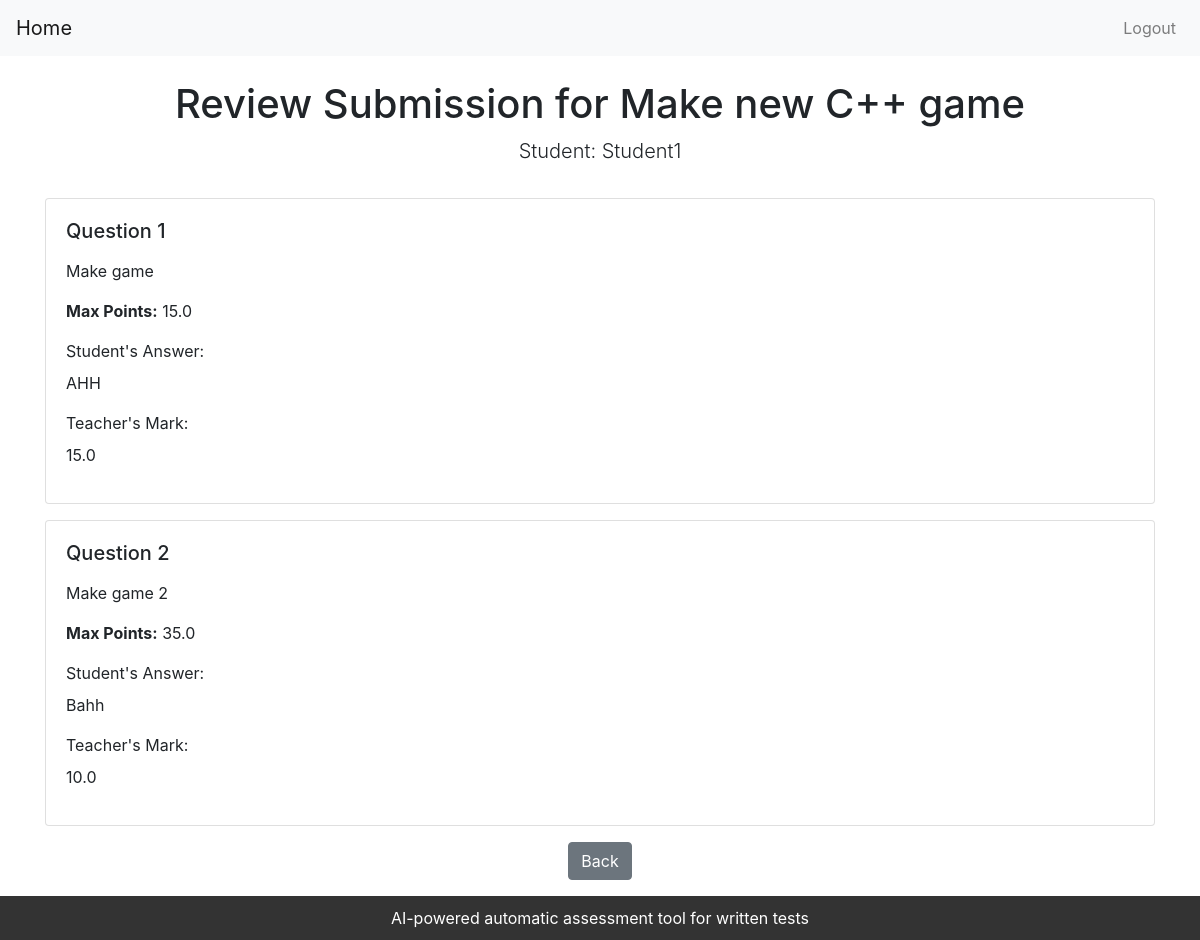
Screenshot of /core/teacher/review_submission/1/2/ (signed in) with the database file from the repository.
### core/models.py (models this page shows, shortened)
class Test(models.Model):
    test_id = models.AutoField(primary_key=True)
    test_title = models.CharField(max_length=50)
    test_description = models.TextField(max_length=1024)
    start_time = models.DateTimeField(default=timezone.now)
    end_time = models.DateTimeField(default=timezone.now)
    duration = models.IntegerField(default=60)
    max_score = models.FloatField(default=100.0)
    subject = models.ForeignKey(Subject, on_delete=models.CASCADE)
    is_open = models.BooleanField(default=False)

class Question(models.Model):
    question_id = models.AutoField(primary_key=True)
    question_text = RichTextField()
    score = models.FloatField()
    max_length = models.IntegerField(default=500)
    test = models.ForeignKey(Test, on_delete=models.CASCADE)

class Submission(models.Model):
    submission_id = models.AutoField(primary_key=True)
    question_answer = models.TextField(max_length=5000, default="None")
    student = models.ForeignKey(Student, on_delete=models.CASCADE)
    question = models.ForeignKey(Question, on_delete=models.CASCADE)

class Mark(models.Model):
    mark_id = models.AutoField(primary_key=True)
    ai_mark = models.FloatField(default=0)
    teacher_mark = models.FloatField(default=0)
    submission = models.ForeignKey(Submission, on_delete=models.CASCADE)
    teacher = models.ForeignKey(Teacher, on_delete=models.CASCADE)

### user/models.py (models this page shows, shortened)
class User(AbstractUser):
    class Role(models.TextChoices):
        ADMIN = "ADMIN", 'Admin'
        STUDENT = "STUDENT", 'Student'
        TEACHER = "TEACHER", 'Teacher'
    base_role = Role.ADMIN
    role = models.CharField(max_length=50, choices=Role.choices)

### core/views.py (the view)
# urls.py: path('teacher/review_submission/<int:test_id>/<int:student_id>/', views.review_submission, name='review_submission'),
@login_required
def review_submission(request, test_id, student_id):
    test = get_object_or_404(Test, pk=test_id)
    student = get_object_or_404(Student, pk=student_id)
    questions = Question.objects.filter(test=test)
    submissions = Submission.objects.filter(student=student, question__in=questions)
    questions_with_submissions = []
    for question in questions:
        submission = next((sub for sub in reversed(submissions) if sub.question.question_id == question.question_id), None)
        mark = Mark.objects.filter(submission=submission).first() if submission else None
        teacher_mark = mark.teacher_mark if mark else None
        print("Question ID:", question.pk, "Submission ID:", submission.pk if submission else None, "Teacher Mark:", teacher_mark)
        questions_with_submissions.append({
            'question': question,
            'submission': submission,
            'teacher_mark': teacher_mark
        })
    context = {
        'test': test,
        'student': student,
        'questions_with_submissions': questions_with_submissions
    }
    return render(request, 'core/review_submission.html', context)

### templates/core/review_submission.html (shortened to what this page needs)
<!DOCTYPE html>
<html lang="en">
<head>
    <link rel="stylesheet" href="https://stackpath.bootstrapcdn.com/bootstrap/4.5.2/css/bootstrap.min.css">
</head>
<body>
    {% include "core/navbar_st.html" %}
    <div class="container mt-4 content">
        <div class="row mb-3">
            <div class="col-md-12 text-center">
                <h1>Review Submission for {{ test.test_title }}</h1>
                <p class="lead">Student: {{ student.username }}</p>
            </div>
        </div>
        <form method="post" action="{% url 'student_dashboard' %}">
            {% for item in questions_with_submissions %}
            <div class="row">
                <div class="col-md-12">
                    <div class="card mb-3">
                        <div class="card-body">
                            <h5 class="card-title">Question {{ forloop.counter }}</h5>
                            <p class="card-text">{{ item.question.question_text|safe }}</p>
                            <p><strong>Max Points:</strong> {{ item.question.score }}</p>
                            <div class="form-group">
                                <label>Student's Answer:</label>
                                {% if item.submission %}
                                    <p>{{ item.submission.question_answer }}</p>
                                {% else %}
                                    <p>No answer submitted</p>
                                {% endif %}
                            </div>
                            <div class="form-group">
                                <label>Teacher's Mark:</label>
                                {% if item.teacher_mark %}
                                    <p>{{ item.teacher_mark }}</p>
                                {% else %}
                                    <p>No mark assigned yet</p>
                                {% endif %}
                            </div>
                        </div>
                    </div>
                </div>
            </div>
            {% endfor %}
            <div class="row">
                <div class="col-md-12 text-center">
                    <button type="submit" class="btn btn-secondary">Back</button>
                </div>
            </div>
        </form>
    </div>
    <footer class="footer">
        AI-powered automatic assessment tool for written tests
    </footer>
</body>
</html>

### templates/core/review_submission.html (style rules this page uses)
.footer { background-color: #333; color: #fff; text-align: center; padding: 10px 0; position: fixed; bottom: 0; width: 100%; z-index: 999; }
.content { margin-bottom: 60px; }

### rows the page displays
Test: test_title "Make new C++ game"
User: username "Student1"
Question: question.question_text "Make game", question.score "15.0", submission.question_answer "AHH", teacher_mark "15.0"
Question: question.question_text "Make game 2", question.score "35.0", submission.question_answer "Bahh", teacher_mark "10.0"
